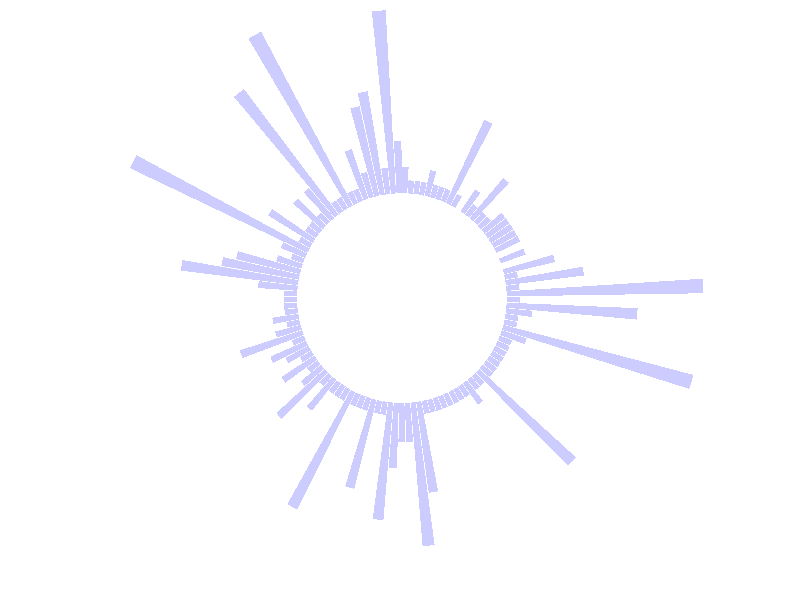
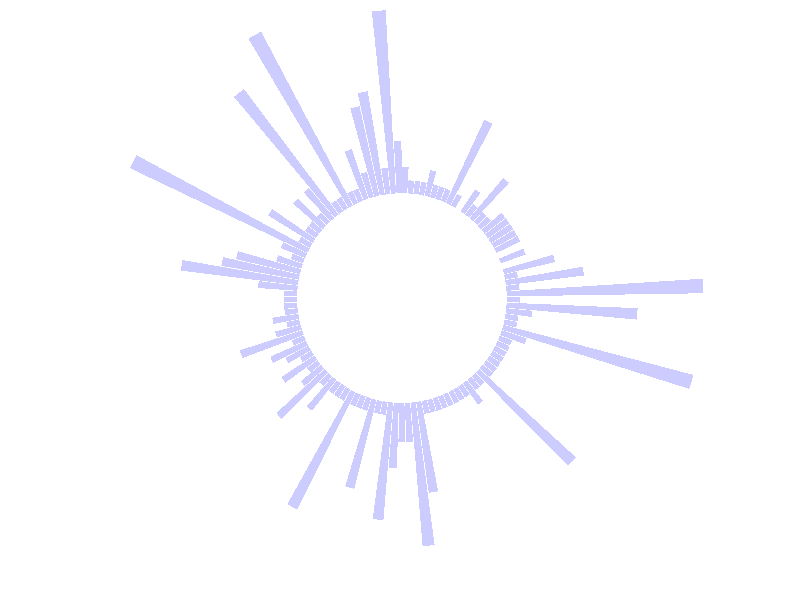

Generate these figures, in order, with R: (Note: this script raises an error after producing the figures.)
## ---- chunk 1
knitr::opts_chunk$set(echo = TRUE)
## ---- chunk 2
library(tidyverse)
## ---- chunk 3
data2 <- data.frame(
  id=seq(1,60),
  individual=paste( "Mister ", seq(1,60), sep=""),
  value=sample( seq(10,100), 60, replace=T)
)
 head(data2)
## ---- chunk 4
data <- read_csv("condata.csv")

# ----- This section prepare a dataframe for labels ---- #
# Get the name and the y position of each label
label_data <- data
# calculate the ANGLE of the labels
number_of_bar <- nrow(label_data)
angle <-  90 - 360 * (label_data$mentions-0.5) /number_of_bar     # I substract 0.5 because the letter must have the angle of the center of the bars. Not extreme right(1) or extreme left (0)
label_data$hjust<-ifelse( angle < -90, 1, 0)
 
# flip angle BY to make them readable
label_data$angle<-ifelse(angle < -90, angle+180, angle)
# ----- ------------------------------------------- ---- #

p <- ggplot (data, aes(x= indicator, y= mentions)) +
   geom_bar(stat="identity", fill=alpha("blue", 0.2)) +
  ylim(-8, 15) +
   theme_minimal() +
  theme(
    axis.text = element_blank(),
    axis.title = element_blank(),
    panel.grid = element_blank(),
    plot.margin = unit(rep(-2,4), "cm")     # This remove unnecessary margin around plot
  ) +
  
  # This makes the coordinate polar instead of cartesian.
  coord_polar(start = 0)

p
 
geom_text(data=label_data, aes(x=indicator, y=mentions+10, label=individual, hjust=hjust), color="black", fontface="bold",alpha=0.6, size=2.5, angle= label_data$angle, inherit.aes = FALSE ) 

p
## ---- chunk 5
library(tidyverse)
library(viridis)

## ---- chunk 6
data1 <- data.frame(
  individual=paste( "Mister ", seq(1,60), sep=""),
  group=c( rep('A', 10), rep('B', 30), rep('C', 14), rep('D', 6)) ,
  value1=sample( seq(10,100), 60, replace=T),
  value2=sample( seq(10,100), 60, replace=T),
  value3=sample( seq(10,100), 60, replace=T)
)
data1

# Transform data in a tidy format (long format)
data11 <- data1 %>% gather(key = "observation", value="value", -c(1,2)) 
data11

# Set a number of 'empty bar' to add at the end of each group
empty_bar <- 2
nObsType <- nlevels(as.factor(data11$observation))
to_add <- data.frame( matrix(NA, empty_bar*nlevels(data11$group)*nObsType, ncol(data11)) )
data11
colnames(to_add) <- colnames(data11)
to_add$group <- rep(levels(data11$group), each=empty_bar*nObsType )
data11
data11 <- rbind(data11, to_add)
data11 <- data11 %>% arrange(group, individual)
data11
data11$id <- rep( seq(1, nrow(data11)/nObsType) , each=nObsType)

data11
## ---- chunk 7
# library
library(tidyverse)
library(viridis)
data<- indicators

## ---- chunk 8
 #Set a number of 'empty bar' to add at the end of each group
empty_bar <- 2
nObsType <- nlevels(as.factor(data$method))
to_add <- data.frame( matrix(NA, empty_bar*nlevels(data$group)*nObsType, ncol(data)) )
colnames(to_add) <- colnames(data)
to_add$group <- rep(levels(data$group), each=empty_bar*nObsType )
data <- rbind(data, to_add)
data <- data %>% arrange(group, indicator)
data$id <- rep(1, seq(nrow(data)/nObsType) , each=nObsType)
data
## ---- chunk 9
# Get the name and the y position of each label
label_data <- data %>% group_by(group, indicator) %>% summarize(tot=sum(value))
number_of_bar <- nrow(label_data)
angle <- 90 - 360 * (label_data$group-0.5) /number_of_bar     # I substract 0.5 because the letter must have the angle of the center of the bars. Not extreme right(1) or extreme left (0)
label_data$hjust <- ifelse( angle < -90, 1, 0)
label_data$angle <- ifelse(angle < -90, angle+180, angle)
## ---- chunk 10
# prepare a data frame for base lines
base_data <- data %>% 
  group_by(group) %>% 
  summarize(start=min(id), end=max(id) - empty_bar) %>% 
  rowwise() %>% 
  mutate(title=mean(c(start, end)))
## ---- chunk 11
# prepare a data frame for grid (scales)
grid_data <- base_data
grid_data$end <- grid_data$end[ c( nrow(grid_data), 1:nrow(grid_data)-1)] + 1
grid_data$start <- grid_data$start - 1
grid_data <- grid_data[-1,]
 
## ---- chunk 12
 #Make the plot
p <- ggplot(data) +      
  
  # Add the stacked bar
  geom_bar(aes(x=as.factor(indicator), y=mentions, fill=method), stat="identity", alpha=0.5) +
  scale_fill_viridis(discrete=TRUE) +
  
  # Add a val=100/75/50/25 lines. I do it at the beginning to make sur barplots are OVER it.
  geom_segment(data=grid_data, aes(x = end, y = 0, xend = start, yend = 0), colour = "grey", alpha=1, size=0.3 , inherit.aes = FALSE ) +
  geom_segment(data=grid_data, aes(x = end, y = 5, xend = start, yend = 5), colour = "grey", alpha=1, size=0.3 , inherit.aes = FALSE ) +
  geom_segment(data=grid_data, aes(x = end, y = 10, xend = start, yend = 10), colour = "grey", alpha=1, size=0.3 , inherit.aes = FALSE ) +
  geom_segment(data=grid_data, aes(x = end, y = 20, xend = start, yend = 20), colour = "grey", alpha=1, size=0.3 , inherit.aes = FALSE ) +
  geom_segment(data=grid_data, aes(x = end, y = 50, xend = start, yend = 50), colour = "grey", alpha=1, size=0.3 , inherit.aes = FALSE ) +
  
   # Add text showing the value of each 100/75/50/25 lines
  ggplot2::annotate("text", x = rep(max(data$indicator),5), y = c(0, 5, 10, 20, 50), label = c("0", "5", "10", "20", "50") , color="grey", size=6 , angle=0, fontface="bold", hjust=1) +
  
  ylim(-150,max(label_data$tot, na.rm=T)) +
  theme_minimal() +
  theme(
    legend.position = "none",
    axis.text = element_blank(),
    axis.title = element_blank(),
    panel.grid = element_blank(),
    plot.margin = unit(rep(-1,4), "cm") 
  ) +
  coord_polar() +
  
  # Add labels on top of each bar
  geom_text(data=label_data, aes(x=indicator, y=tot+10, label=indicator, hjust=hjust), color="black", fontface="bold",alpha=0.6, size=5, angle= label_data$angle, inherit.aes = FALSE ) +
  
  # Add base line information
  geom_segment(data=base_data, aes(x = start, y = -5, xend = end, yend = -5), colour = "black", alpha=0.8, size=0.6 , inherit.aes = FALSE )  +
  geom_text(data=base_data, aes(x = title, y = -18, label=group), hjust=c(1,1,0,0), colour = "black", alpha=0.8, size=4, fontface="bold", inherit.aes = FALSE)


# Save at png
ggsave(p, file="output.png", width=10, height=10)

  
